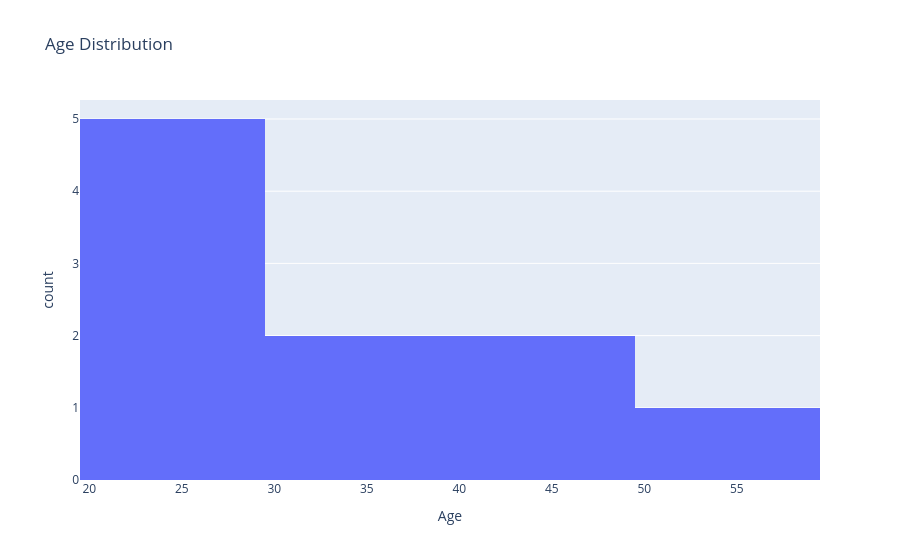

Here is the notebook cell this chart was saved with:
### Markdown cell above
### 5. Histogram

A histogram represents the distribution of numerical data by dividing it into bins and showing the frequency of data points in each bin.

### Code cell
# Sample data for histogram
# Creating a Pandas DataFrame with a single column 'Age', which contains numerical data representing ages.
df_hist = pd.DataFrame({
    'Age': [22, 23, 24, 25, 22, 30, 34, 40, 45, 50]  # Example list of ages to be visualized
})

# Create a histogram using Plotly Express
# 'df_hist' is the DataFrame we're using.
# 'x' specifies the column to plot (in this case, 'Age').
# 'nbins' defines the number of bins to divide the data into (here, 5 bins).
# The 'title' argument gives the histogram a title, in this case, 'Age Distribution'.
fig = px.histogram(df_hist, x='Age', nbins=5, title='Age Distribution')

# Show the plot in an interactive format
fig.show()  # Displays the histogram

### Figure 1 — Plotly figure (JSON) as saved in the notebook; plotly's stock layout.template omitted (floating-point values rounded to 4 significant figures)
{"data": [{"bingroup": "x", "hovertemplate": "Age=%{x}<br>count=%{y}<extra></extra>", "legendgroup": "", "marker": {"color": "#636efa", "pattern": {"shape": ""}}, "name": "", "nbinsx": 5, "orientation": "v", "showlegend": false, "type": "histogram", "x": [22, 23, 24, 25, 22, 30, 34, 40, 45, 50], "xaxis": "x", "yaxis": "y"}], "layout": {"barmode": "relative", "legend": {"tracegroupgap": 0}, "title": {"text": "Age Distribution"}, "xaxis": {"anchor": "y", "domain": [0, 1], "title": {"text": "Age"}}, "yaxis": {"anchor": "x", "domain": [0, 1], "title": {"text": "count"}}}}
